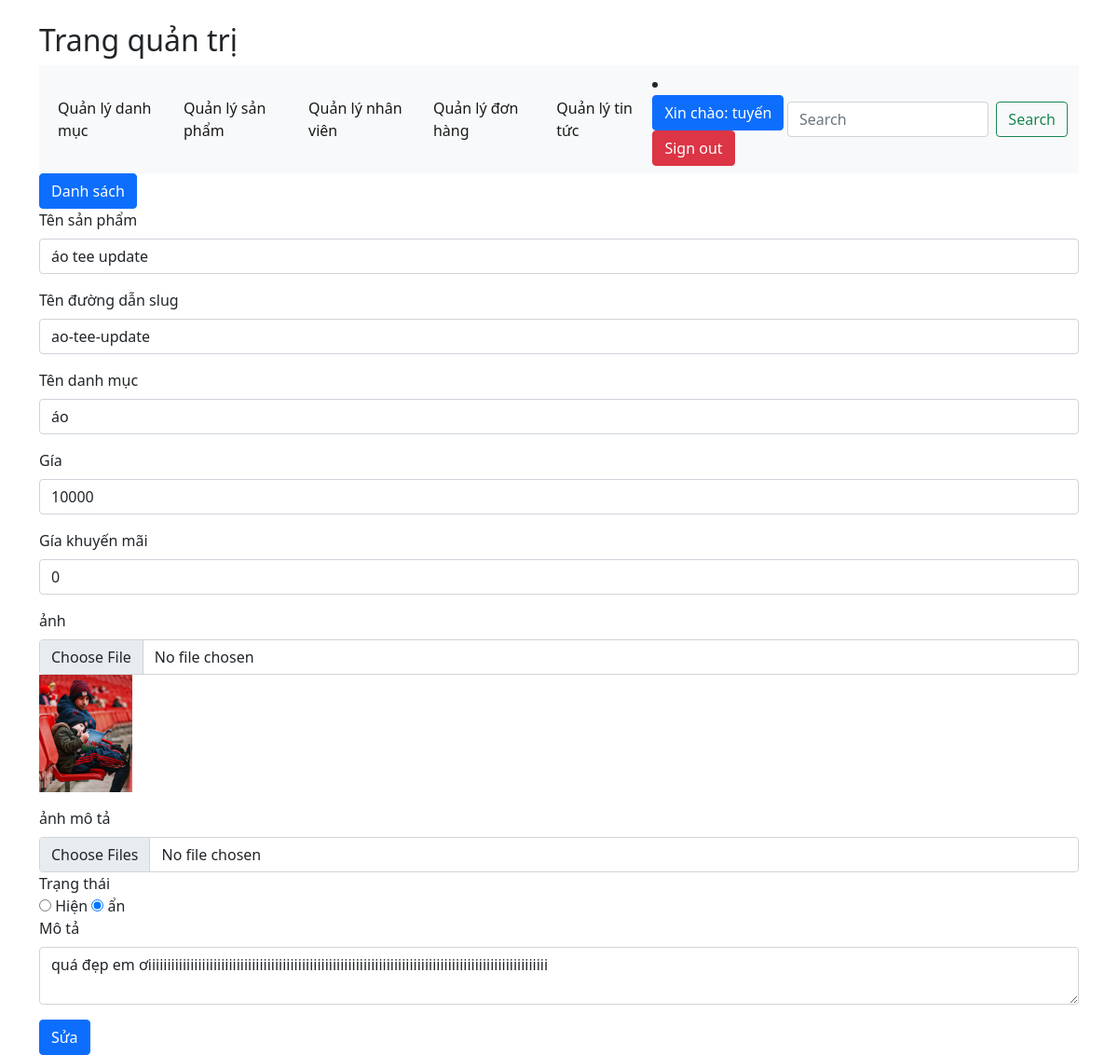
The app's page /Admin/Product/editProduct.php?id=1 (signed in) with its own data.
### tables this page shows
CREATE TABLE `product` (
  `id` int(11) NOT NULL,
  `name` varchar(50) NOT NULL,
  `slug` varchar(255) NOT NULL,
  `price` float NOT NULL,
  `sale_price` float DEFAULT NULL,
  `image` varchar(100) NOT NULL,
  `status` tinyint(4) NOT NULL DEFAULT 1,
  `dess` text NOT NULL,
  `id_category` int(11) NOT NULL
);

CREATE TABLE `category` (
  `id` int(11) NOT NULL,
  `name` varchar(50) NOT NULL,
  `slug` varchar(255) NOT NULL,
  `status` tinyint(4) NOT NULL DEFAULT 1
);

### Admin/Product/editProduct.php (the view, shortened to what this page needs)
<?php
include '../header.php';
if (isset($_GET['id'])) {
    $id = $_GET['id'];
    $product = mysqli_query($conn, "SELECT * FROM product
        WHERE id = '$id'");
    $data = mysqli_fetch_assoc($product);
}
$category = mysqli_query($conn, "SELECT * FROM category");
?>
<div class="container">
    <a class="btn btn-primary" href="indexCategory.php">Danh sách</a>
    <form action="" method="post" enctype="multipart/form-data">
        <div class="mb-3">
            <label for="" class="form-label">Tên sản phẩm </label>
            <input name="name" value="<?php echo $data['name'] ?>" type="text" class="form-control" onkeyup="ChangeToSlug();"  id="title">
        </div>
        <div class="mb-3">
            <label for="" class="form-label">Tên đường dẫn slug </label>
            <input name="slug" value="<?php echo $data['slug'] ?>" type="text" class="form-control" id="slug">
        </div>
        <div class="mb-3">
            <label for="" class="form-label">Tên danh mục </label>
            <select class="form-control" name="id_category" id="">
                <?php foreach ($category as $key => $value) {
                ?>
                    <option value="<?php echo $value['id'] ?>" <?php echo (($value['id'] == $data['id_category'])
                                                                    ? 'selected' : '') ?>><?php echo $value['name'] ?></option>
                <?php  } ?>
            </select>
        </div>
        <div class="mb-3">
            <label for="" class="form-label">Gía </label>
            <input name="price" value="<?php echo $data['price'] ?>" type="text" class="form-control" id="">
        </div>
        <div class="mb-3">
            <label for="" class="form-label">Gía khuyến mãi </label>
            <input name="sale_price" value="<?php echo $data['sale_price'] ?>" type="text" class="form-control" id="">
        </div>
        <div class="mb-3">
            <label for="" class="form-label">ảnh </label>
            <input name="image" type="file" class="form-control">
            <img src="uploads/<?php echo $data['image'] ?>" alt="" width="100px">
        </div>
        <div class="form-group">
            <label for="" class="form-label">ảnh mô tả </label>
            <input name="images[]" type="file" class="form-control" multiple="multiple">
        </div>
        <div class="form-group">
            <label for="">Trạng thái</label>
            <div class="radio">
                <label for="">
                    <input type="radio" name="status" value="1" checked="checked">
                    Hiện
                </label>
                <label for="">
                    <input type="radio" name="status" value="0" checked="checked">
                    ẩn
                </label>
            </div>
        </div>
        <div class="mb-3">
            <label for="" class="form-label">Mô tả </label>
            <textarea name="dess" type="text" class="form-control" id=""><?php echo $data['dess'] ?></textarea>
        </div>
        <button class="btn btn-primary" type="submit">Sửa</button>
    </form>
</div>
<?php
include '../footer.php';
?>

### records on screen
product: name "áo tee update", slug "ao-tee-update", id_category "áo", price "10000", sale_price "0", image (picture), dess "quá đẹp em ơiiiiiiiiiiiiiiiiiiiiiiiiiiiiiiiiiiiiiiiiiiiiiiiiiiiiiiiiiiiiiiiiiiiiiiiiiiiiiiiiiiiiiiiiiiiiiiiiiiiiiiii"

### other values on screen
$admin['name'] "tuyến"
